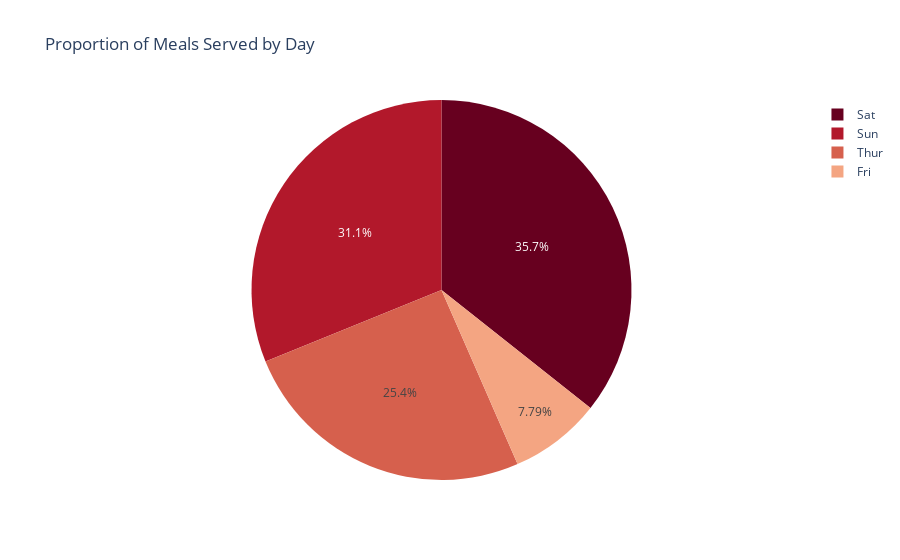

Here is the notebook cell this chart was saved with:
### Code cell
# Pie Chart: Proportion of meals served by day
day_counts = df['day'].value_counts().reset_index()
day_counts.columns = ['day', 'count']
fig7 = px.pie(day_counts, names='day', values='count', 
              title="Proportion of Meals Served by Day", 
              color_discrete_sequence=px.colors.sequential.RdBu)
fig7.show()

### Figure 1 — Plotly figure (JSON) as saved in the notebook; plotly's stock layout.template omitted (floating-point values rounded to 4 significant figures)
{"data": [{"domain": {"x": [0, 1], "y": [0, 1]}, "hovertemplate": "day=%{label}<br>count=%{value}<extra></extra>", "labels": ["Sat", "Sun", "Thur", "Fri"], "legendgroup": "", "name": "", "showlegend": true, "type": "pie", "values": [87, 76, 62, 19]}], "layout": {"legend": {"tracegroupgap": 0}, "piecolorway": ["rgb(103,0,31)", "rgb(178,24,43)", "rgb(214,96,77)", "rgb(244,165,130)", "rgb(253,219,199)", "rgb(247,247,247)", "rgb(209,229,240)", "rgb(146,197,222)", "rgb(67,147,195)", "rgb(33,102,172)", "rgb(5,48,97)"], "title": {"text": "Proportion of Meals Served by Day"}}}
